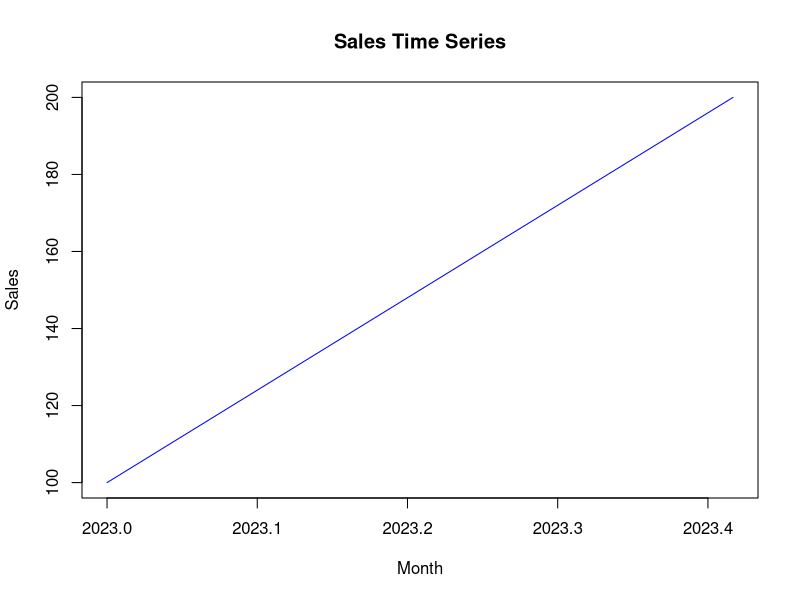

Recreate this plot in R.
# Sample Data: Sales over 6 months
sales <- c(100, 120, 140, 160, 180, 200) 
time_series <- ts(sales, frequency = 12, start = c(2023, 1)) 
plot(time_series, 
     main = "Sales Time Series", 
     xlab = "Month", 
     ylab = "Sales", 
     col = "blue")
linear_model <- lm(sales ~ c(1:6)) 
abline(linear_model, col = "red") 
